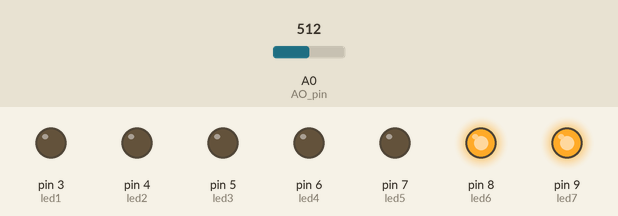
A sketch run on a simulated Arduino Uno, built with avr-gcc and run on an emulated ATmega328P. Shown: output pins drawn as LEDs (lit = HIGH). The inputs (shaded band) are chosen by the test bench; at power-on: A0 (AO_pin) = 512. What the sketch prints to the serial monitor is not drawn.

Above: at 0.1 s.
Timing chart, 0 to 1.6 s (numbered marks = the images above):
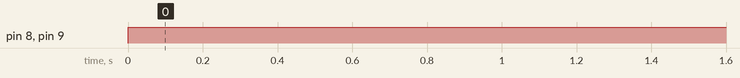

The sketch:

sketch_mar15g.ino
```cpp
//clipping indicator variables
boolean clipping = 0;
//data storage variables
byte newData = 0;
byte prevData = 0;
//freq variables
unsigned int timer = 0;//counts period of wave
unsigned int period;
int frequency;
int led1 = 3;
int led2 = 4;
int led3 = 5;
int led4 = 6;
int led5 = 7;
int led6 = 8;
int led7 = 9;
int DO = 2; //Pin for Digital Output - DO
int DA = A0; // Pin for Analog Output - AO
int threshold = 100; //Set minimum threshold for LED lit
int sensorvalue = 0;
const int DO_pin = 2;
const int AO_pin = 0;
void setup(){

 Serial.begin(9600);
  pinMode(3, OUTPUT);
  pinMode(4, OUTPUT);
  pinMode(5, OUTPUT);
  pinMode(6, OUTPUT);
  pinMode(7, OUTPUT);
  pinMode(8, OUTPUT);
  pinMode(9, OUTPUT);

 cli();//diable interrupts

 //set up continuous sampling of analog pin 0

 //clear ADCSRA and ADCSRB registers
 ADCSRA = 0;
 ADCSRB = 0;

 ADMUX |= (1 << REFS0); //set reference voltage
 ADMUX |= (1 << ADLAR); //left align the ADC value- so we can read highest 8 bits from ADCH register only

 ADCSRA |= (1 << ADPS2) | (1 << ADPS0); //set ADC clock with 32 prescaler- 16mHz/32=500kHz
 ADCSRA |= (1 << ADATE); //enabble auto trigger
 ADCSRA |= (1 << ADIE); //enable interrupts when measurement complete
 ADCSRA |= (1 << ADEN); //enable ADC
 ADCSRA |= (1 << ADSC); //start ADC measurements

 sei();//enable interrupts
}
ISR(ADC_vect) {//when new ADC value ready
 prevData = newData;//store previous value
 newData = ADCH;//get value from A0
 if (prevData < 127 && newData >=127){ //if increasing and crossing midpoint
 period = timer; //get period
 timer = 0; //reset timer
 }


 if (newData == 0 || newData == 1023){//if clipping
 PORTB |= B00100000;//
 clipping = 1; //currently clipping
 }

 timer++;//increment timer at rate of 38.5kHz
}
void loop()
{
 if (clipping){ //if currently clipping
 PORTB &= B11011111;//turn off clippng indicator led
 clipping = 0;
 }
 frequency = 38462/period;//timer rate/period
 //print results
 Serial.println(frequency);
 Serial.println(" hz");
  if (frequency > 31) {
    digitalWrite(led1, HIGH);
  }
    if (frequency < 31) {
    digitalWrite(led1, LOW);
  }
    if (frequency > 35) {
    digitalWrite(led2, HIGH);
  }
    if (frequency < 35) {
    digitalWrite(led2, LOW);
  }
    if (frequency > 40) {
    digitalWrite(led3, HIGH);
  }
    if (frequency < 40) {
    digitalWrite(led3, LOW);
  }
    if (frequency > 45) {
    digitalWrite(led4, HIGH);
  }
    if (frequency < 45) {
    digitalWrite(led4, LOW);
  }
    if (frequency > 50) {
    digitalWrite(led5, HIGH);
  }
    if (frequency < 50) {
    digitalWrite(led5, LOW);
  }

    if (frequency < 55) {
    digitalWrite(led6, HIGH);
  }

    if (frequency > 55) {
    digitalWrite(led6, LOW);
  }

    if (frequency < 60) {
    digitalWrite(led7, HIGH);
  }

    if (frequency > 60) {
    digitalWrite(led7, LOW);
  }
  frequency = analogRead(AO_pin);
 Serial.print(digitalRead(DO_pin));
  Serial.print("-");
  Serial.println(analogRead(AO_pin));
}
```

Measured:
- by itself, pin 8 (led6), pin 9 (led7): LOW → HIGH at 0.00 s
